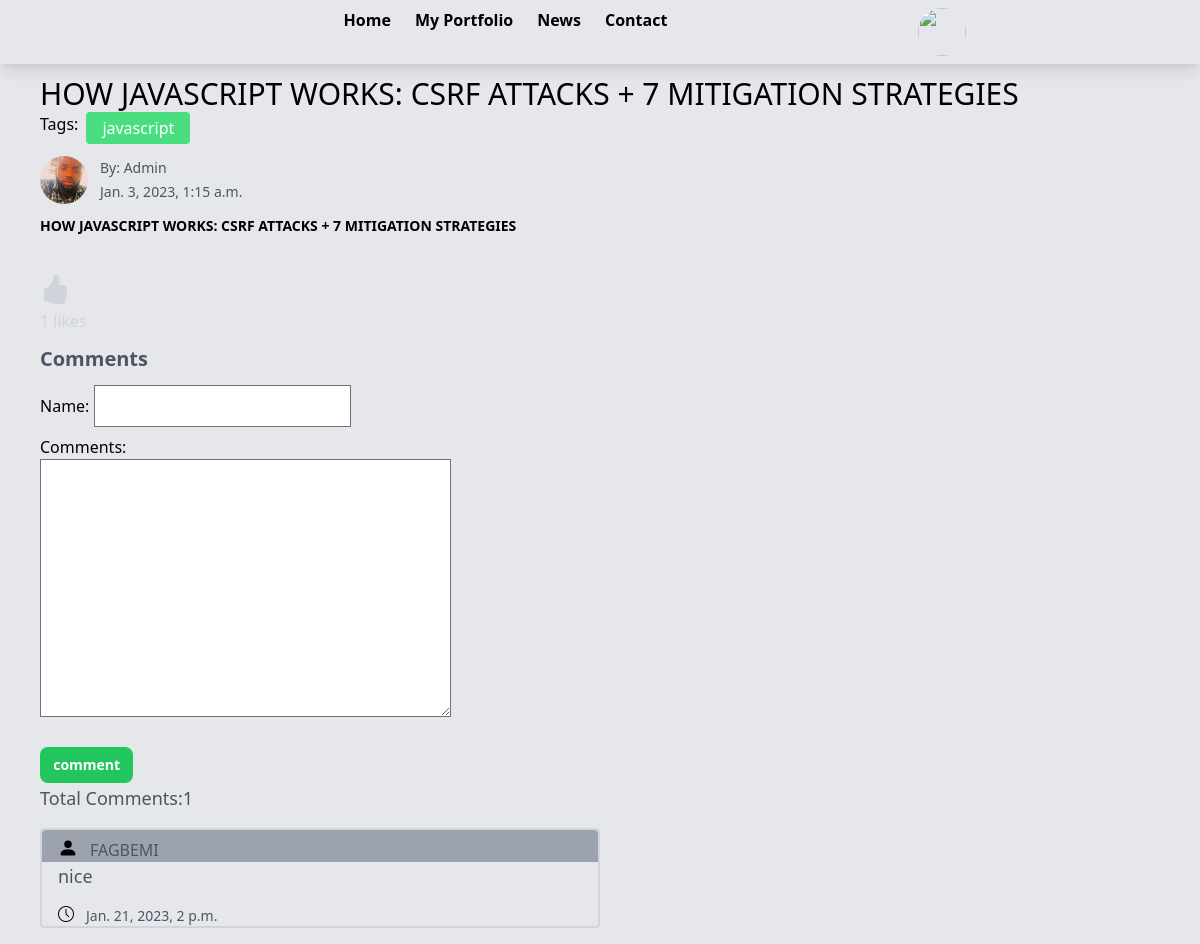
Screenshot of /details/how-javascript-works-csrf-attacks-7-mitigation-strategies/ (signed in) with the database file from the repository.
### blog/models.py (models this page shows, shortened)
class Post(models.Model):
    title=models.CharField(max_length=200)
    body=tinymce_models.HTMLField()
    author=models.ForeignKey(settings.AUTH_USER_MODEL, on_delete=models.CASCADE,null=True,db_constraint=False)
    slug=models.SlugField(max_length= 200,unique=True)
    updated=models.DateTimeField(auto_now=True)
    images=models.ImageField(upload_to='upload')
    author_profile=models.ForeignKey(UserProfile,on_delete=models.CASCADE,null=True ,db_constraint=False)
    likes=models.ManyToManyField(settings.AUTH_USER_MODEL,related_name="like",default=None ,blank=True)
    like_count=models.BigIntegerField(default="0")
    date_published=models.DateTimeField(default=timezone.now)
    tag=TaggableManager()
    class Meta:
        ordering=["-date_published"]
        indexes=[
            models.Index(fields=['-date_published','slug'])
        ]

class Comment(models.Model):
    post=models.ForeignKey(Post,on_delete=models.CASCADE,blank=True)
    name=models.CharField(max_length=100)
    comments=models.TextField(blank=True)
    date_commment=models.DateTimeField(default=timezone.now)
    class Meta:
        ordering=["-date_commment"]

### CustomProfile/models.py (models this page shows, shortened)
class UserProfile(models.Model):
    users=models.OneToOneField(settings.AUTH_USER_MODEL, on_delete=models.CASCADE, db_constraint=False,primary_key=True)
    image=models.ImageField(upload_to='upload',default="upload/user.png")
    bio=models.TextField(blank=True)
    date_register=models.DateField(default=timezone.now)
    class Meta:
        ordering=["-date_register"]

### customusers/models.py (models this page shows)
class Users(AbstractUser):
    pass

### blog/views.py (the view)
# urls.py: path("details/<slug:slug>/", DetalsListView.as_view(),name="details"),
class DetalsListView(FormMixin,UserProfileViewMixin,DetailView):
    model=Post
    template_name="details.html"
    context_object_name="post"
    form_class=CommentForm
    def get_object(self, queryset=None):
        queryset=self.model.objects\
            .select_related('author','author_profile')\
                .get(slug=self.kwargs["slug"])
        return queryset
    def get_context_data(self, **kwargs):
        context=super().get_context_data(**kwargs)
        post=Post.objects.get(slug=self.kwargs['slug'])
        context["comments"]=Comment.objects.filter(post=post).all()
        return context

### blog/forms.py
class CommentForm(forms.ModelForm):
    class Meta:
        model=Comment
        fields=["name","comments"]

### blog/mixin.py (called while the page is built)
    def get_context_data(self, **kwargs):
        if self.request.user.is_authenticated:
            context=super().get_context_data(**kwargs)
            context["userprofile"]=UserProfile.objects.filter(users=self.request.user).first()
            return context
        else:
            return super().get_context_data(**kwargs)

### templates/details.html (shortened to what this page needs)
{% extends "base.html" %}
{% load tailwind_filters %}
{% load static %}
{% block content %}
<div id="{{post.id}}" class="post_like flex flex-col item-start justify-start w-full px-10">
    <h1  class="text-black text-left font-900 text-3xl">{{post.title|upper}}</h1>
    <div class="Tag flex gap-2 ">
        <p>Tags:</p>
        {% for tag in post.tag.all %}
            <a href="{% url 'tag' tag.slug %}" class="bg-green-400 text-white px-4 py-1 rounded">{{tag}}</a>
        {% endfor %}
    </div>
    <div class="flex justify-start item-center gap-3 mt-3 mb-3 ">
        <div>
            <img src="{{ post.author_profile.image.url }}" alt="" class="object-cover w-12 h-12 rounded-full">
        </div>
        <div class="flex flex-col justify-around item-center">
            <p class="text-sm text-gray-600"> By: {{post.author | title}}</p>
            <p class="text-sm text-gray-600">{{post.date_published}}</p>
        </div>
    </div>
    <div>
        <h3 class="text-black text-left font-bold text-sm">{{post.title|upper}}</h3>
    </div>
    <hr>
    <div class="text-gray-300 mb-3">
        <p id="like_count">{{post.like_count}} likes</p>
    </div>
    {% include 'comments.html' with post=post %}
</div>
{% endblock content %}

### templates/comments.html (shortened to what this page needs)
{% load tailwind_filters %}
{% load static %}
<div class="flex flex-col justify-start item-start ">
    <h1 class="text-xl font-bold text-gray-600 mb-3 font-sarif text-left">Comments</h1>
    <div>
        <form method="post" action="{% url 'comment' post.slug  %}"
            class="w-2/6 flex justify-start item-start flex-col gap-2 ">
            {{form |crispy }}
            <div class="mt-4 flex  ">
                <button
                    class="bg-green-500 hover:bg-green-700 text-white text-sm font-bold  py-2 w-1/4 rounded-lg ">
                    comment
                </button>
            </div>
        </form>
    </div>
</div>
<hr>
<div class="flex flex-col justify-start">
    <h2 class="text-gray-600 text-lg text-left mb-4">Total Comments:{{comments|length}}</h2>
    {% for comment in comments %}
    <div class="flex flex-col justify-start mb-4 w-2/4 border-gray-300 border-2 rounded ">
        <div class="flex gap-3 bg-gray-400 rounded-tr rounded-tl justify-start item-center pl-4 pt-2">
            <svg xmlns="http://www.w3.org/2000/svg" width="20" height="20" fill="currentColor"
                class="bi bi-person-fill" viewBox="0 0 16 16">
                <path d="M3 14s-1 0-1-1 1-4 6-4 6 3 6 4-1 1-1 1H3Zm5-6a3 3 0 1 0 0-6 3 3 0 0 0 0 6Z" />
            </svg>
            <p class="text-gray-600 text-left text-black ">{{comment.name|upper}}</p>
        </div>
        <div class="flex gap-3 pl-4">
            <p class="text-gray-600 text-lg text-left  w-80 break-words">{{comment.comments}}</p>
        </div>
        <div class="flex gap-3 mt-4 pl-4">
            <img src="{% static '/image/clock.png' %}" alt="" class="w-4 h-4">
            <p class="text-gray-600 text-sm text-left ">{{comment.date_commment}}</p>
        </div>
    </div>
    {% endfor %}
</div>

### static/css/base.css (style rules this page uses)
* { box-sizing: border-box; margin: 0; padding: 0; }

### rows the page displays
Post: title "HOW JAVASCRIPT WORKS: CSRF ATTACKS + 7 MITIGATION STRATEGIES", author_profile.image (picture), author "Admin", date_published "Jan. 3, 2023, 1:15 a.m."
Tag: name "javascript"
Comment: name "FAGBEMI", comments "nice", date_commment "Jan. 21, 2023, 2 p.m."

### other values shown
{{ comments|length }} "1"
